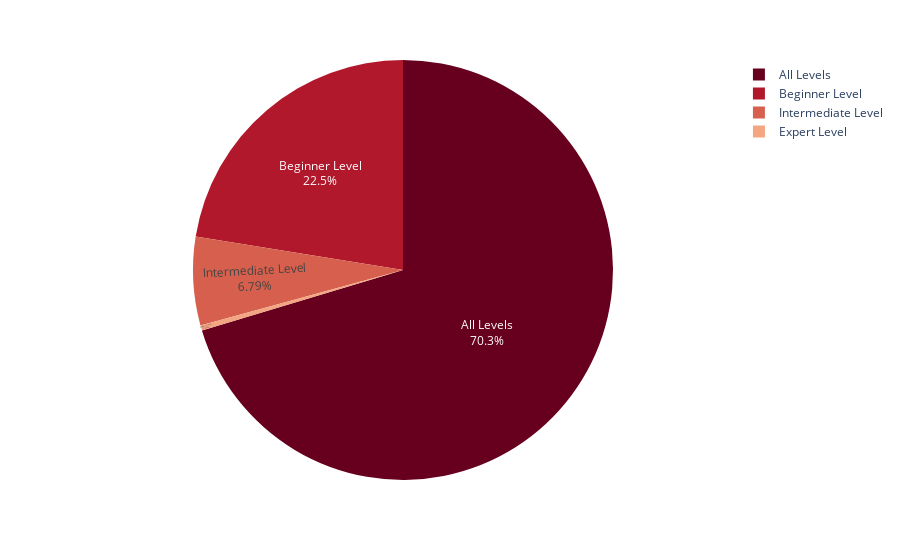

Write notebook code for a chart like this one.
### Markdown cell above
#### INFERENCE
+ <i>Web Development has the maximum number of lectures across different levels of courses.</i>
+ <i>NUmber of lectures for Graphic Deisgn has an edge over Business Finance in case of Beginner, Intermmediate and Expert levels.</i>
________________

### Code cell
# Plotr for Reviews per Level per Subject
plot_num_of_countable_feature('num_reviews')

### Figure 1 — Plotly figure (JSON) as saved in the notebook; plotly's stock layout.template omitted (floating-point values rounded to 4 significant figures)
{"data": [{"domain": {"x": [0, 1], "y": [0, 1]}, "hovertemplate": "Level=%{label}<br>NumberOf num_reviews=%{value}<extra></extra>", "labels": ["All Levels", "Beginner Level", "Expert Level", "Intermediate Level"], "legendgroup": "", "name": "", "showlegend": true, "textinfo": "percent+label", "textposition": "inside", "type": "pie", "values": [404297, 129075, 2333, 39016]}], "layout": {"legend": {"tracegroupgap": 0}, "margin": {"t": 60}, "piecolorway": ["rgb(103,0,31)", "rgb(178,24,43)", "rgb(214,96,77)", "rgb(244,165,130)", "rgb(253,219,199)", "rgb(247,247,247)", "rgb(209,229,240)", "rgb(146,197,222)", "rgb(67,147,195)", "rgb(33,102,172)", "rgb(5,48,97)"]}}
